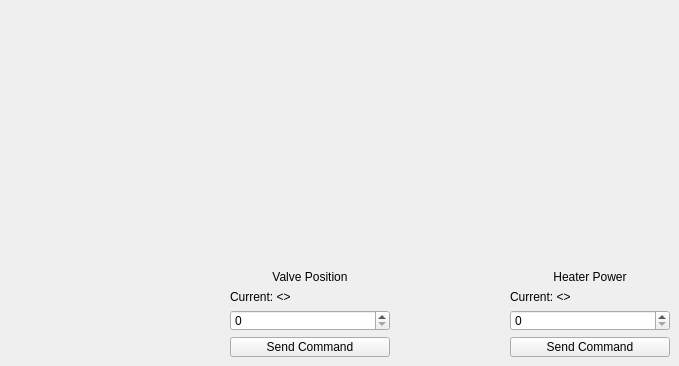
        <widget class="QWidget" name="manual_control_page">
         <widget class="QWidget" name="verticalLayoutWidget">
          <property name="geometry">
           <rect>
            <x>230</x>
            <y>270</y>
            <width>160</width>
            <height>87</height>
           </rect>
          </property>
          <layout class="QVBoxLayout" name="verticalLayout_13">
           <item>
            <widget class="QLabel" name="label">
             <property name="text">
              <string>Valve Position</string>
             </property>
             <property name="alignment">
              <set>Qt::AlignCenter</set>
             </property>
            </widget>
           </item>
           <item>
            <widget class="QLabel" name="manual_currentValvePosLabel">
             <property name="text">
              <string>Current: &lt;&gt;</string>
             </property>
            </widget>
           </item>
           <item>
            <widget class="QSpinBox" name="manual_valveSpinBox"/>
           </item>
           <item>
            <widget class="QPushButton" name="manual_sendValveCommandButton">
             <property name="text">
              <string>Send Command</string>
             </property>
            </widget>
           </item>
          </layout>
         </widget>
         <widget class="QWidget" name="verticalLayoutWidget_2">
          <property name="geometry">
           <rect>
            <x>510</x>
            <y>270</y>
            <width>160</width>
            <height>87</height>
           </rect>
          </property>
          <layout class="QVBoxLayout" name="verticalLayout_16">
           <item>
            <widget class="QLabel" name="label_31">
             <property name="text">
              <string>Heater Power</string>
             </property>
             <property name="alignment">
              <set>Qt::AlignCenter</set>
             </property>
            </widget>
           </item>
           <item>
            <widget class="QLabel" name="manual_currentHeaterLabel">
             <property name="text">
              <string>Current: &lt;&gt;</string>
             </property>
            </widget>
           </item>
           <item>
            <widget class="QSpinBox" name="manual_heatersSpinBox"/>
           </item>
           <item>
            <widget class="QPushButton" name="manual_sendHeaterCommandButton">
             <property name="text">
              <string>Send Command</string>
             </property>
            </widget>
           </item>
          </layout>
         </widget>
        </widget>
